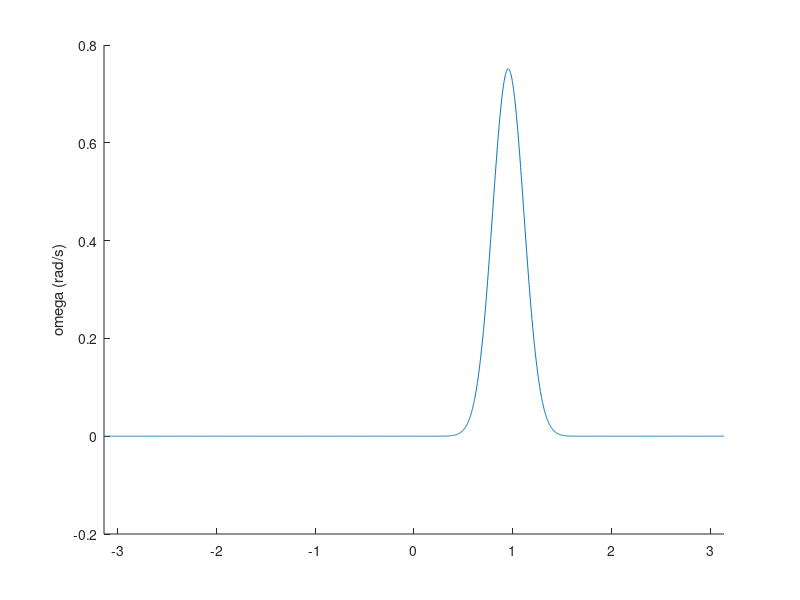

Write the MATLAB code that produced this figure.
clc; close all; clear all;
% % Initializing the constants
fs = 1000; %sampling rate
dt = 1./fs;
N = 3 * fs;
frequency = 1;
disc_freq = frequency/fs;
dw = 2 * pi * disc_freq;
phase_shift = 0.01;

% %create a 3 second cosine signal to test
test_input = 0:N;
t = test_input * dt;
test_input = cos(dw * test_input + phase_shift);

%Prepare the Daughter Wavelet array to fit the way Matlab's FFT works
deltaW =(2 * pi)/N;
% deltaW = 6000/N;
w = -N/2:N/2;
w =  deltaW * w;

% %Constants needed to compute the Morlet Wavelet
w_0 =  6.0;
scale = (2 * pi) * 1;
c_sigma = (1 + exp(-w_0.^2) - 2 * exp(-0.75*w_0.^2)).^(-0.5);
sqrt_pi = pi.^-0.25;
k_sigma = exp(-0.5 * w_0.^2);

%Morlet Equation.
y = c_sigma * sqrt_pi * ...
    ( exp(-0.5*(w_0 - scale * w).^2) - k_sigma * exp(-0.5 * scale * w.^2));


hold on
plot(w,y);
xlim([-pi pi]);
ylabel('omega (rad/s)');